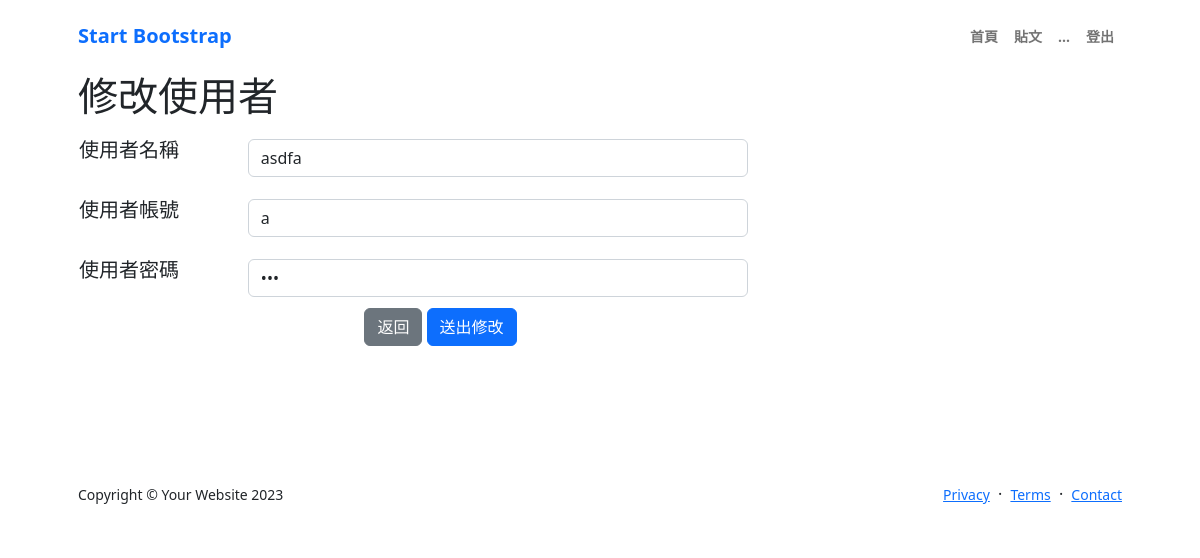
Before: /edit/2 with the older database file.
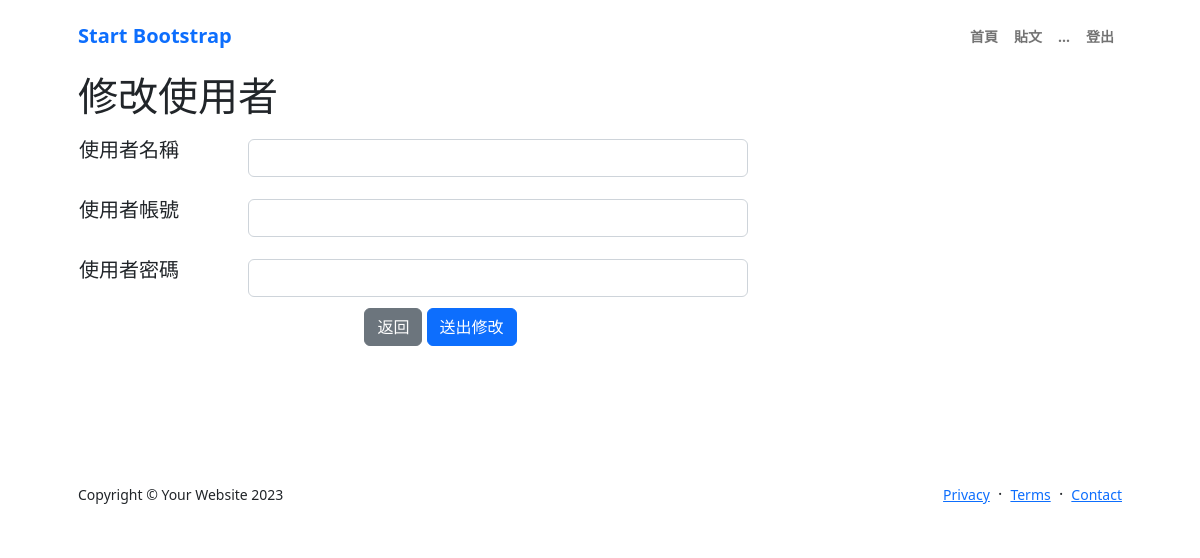
After: the same page with the newer database file.
### tables this page shows
CREATE TABLE Users (id INTEGER PRIMARY KEY AUTOINCREMENT, name nvbarchar (20), account nvbarchar (40), password nvbarchar (40));

### app.py (the view)
@app.route("/edit/<int:id>", methods=['GET', 'POST'])
def edit(id):
    if request.method == 'POST':
        name = request.form.get('username')
        account = request.form.get('account')
        password = request.form.get('password')
        with get_db() as cur:
            cur.row_factory = sql.Row
            cur = cur.cursor()
            cur.execute(
                f"UPDATE Users SET name='{ name }', account='{ account }', password='{ password }' WHERE id = {id};")
            data = cur.fetchone()
            cur.close()
        flash('修改成功')
        return redirect(url_for('users'))
    else:
        with get_db() as cur:
            cur.row_factory = sql.Row
            cur = cur.cursor()
            cur.execute(f'select * from Users where id = {id}')
            data = cur.fetchone()
            cur.close()
        return render_template("edit.html", data=data)

### app.py (called while the page is built)
def get_db():
    db = getattr(g, '_database', None)
    if db is None:
        db = g._database = sql.connect(DATABASE)
    return db

@app.teardown_appcontext
def close_connection(exception):
    db = getattr(g, '_database', None)
    if db is not None:
        db.close()

### templates/edit.html
{% extends 'layout/back.html' %}
    {% block main %}
    <h1 class="mt-4">修改使用者</h1>
    <form action="/edit/{{ data.id }}" method="post" onsubmit="return CheckSubmit();">
    <table style="width: 1000px;">
        <tr style="height: 60px;">
            <td>
                <h5><label class="form-label" for="username">使用者名稱</label></h5>
            </td>
            <td>
                <input id="username" class="form-control" name="username" style="width: 500px;" value="{{ data.name }}" />
            </td>
        </tr>
        <tr style="height: 60px;">
            <td>
                <h5><label class="form-label" for="account">使用者帳號</label></h5>
            </td>
            <td>
                <input id="account" class="form-control" name="account" style="width: 500px;" value="{{ data.account }}" />
            </td>
        </tr>
        <tr style="height: 60px;">
            <td>
               <h5><label class="form-label" for="password">使用者密碼</label></h5>
            </td>
            <td>
                <input id="password" class="form-control" name="password" type='password' style="width: 500px;" value="{{ data.password }}" />
            </td>
        </tr>
    </table>
    <div style="width: 725px;" align='center'>
        <a type="button" class="btn btn-secondary" href="/users">返回</a>
        <button type="submit" class="btn btn-primary">送出修改</button>
    </div>
    </form>
{% endblock main %}

Changed rows visible on the page:
removed Users: username "asdfa", account "a"
